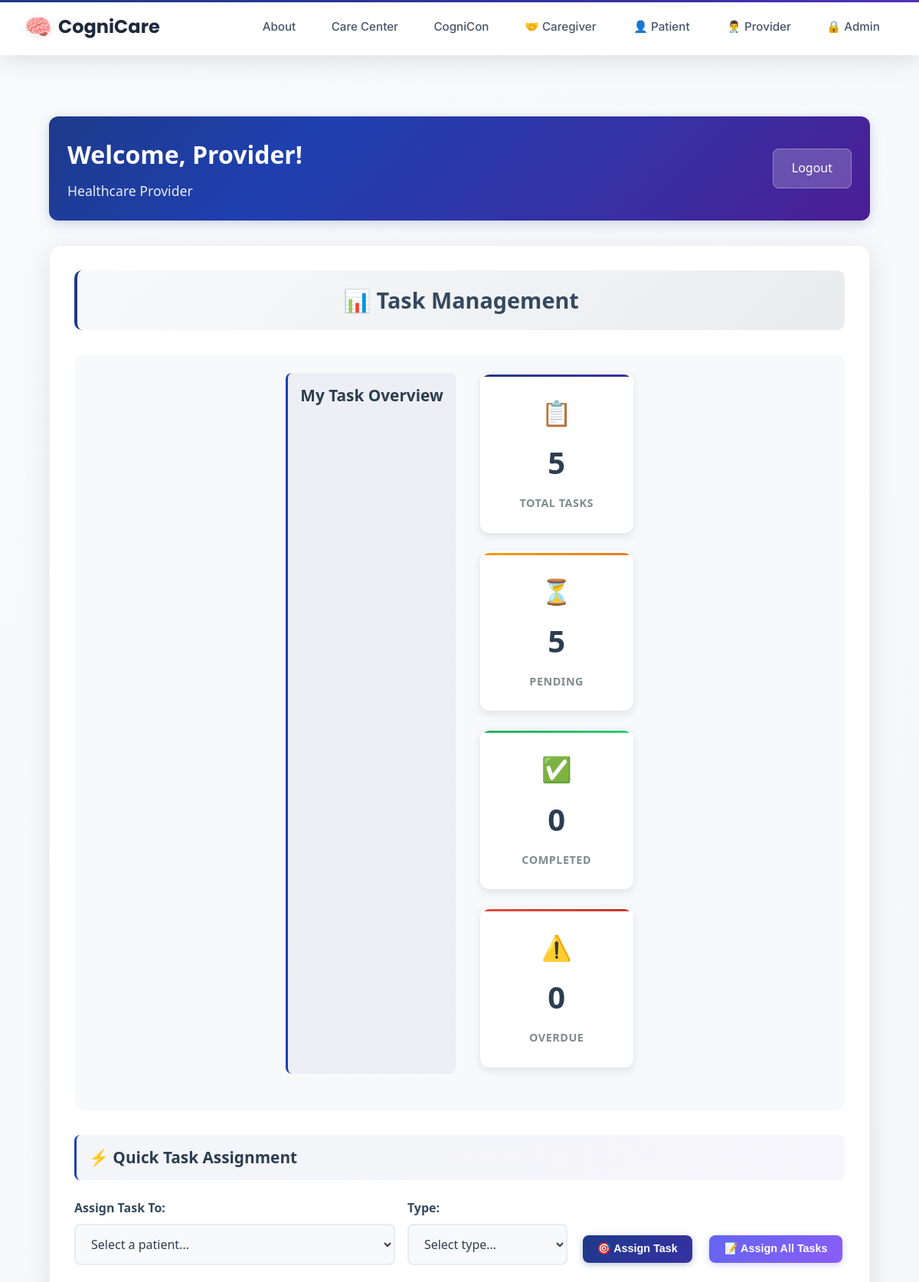
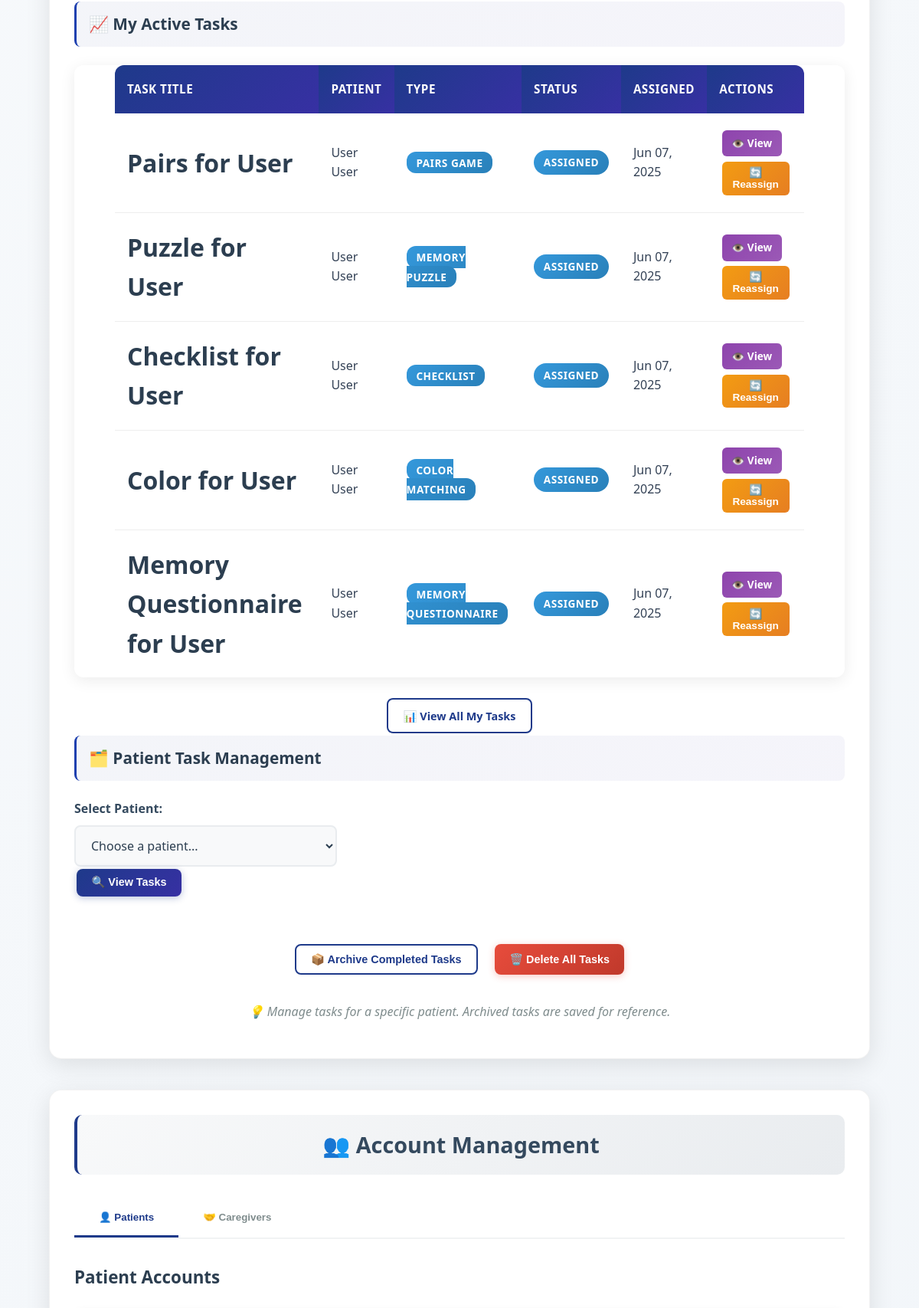
/provider-dashboard/ (signed in, upper part), run on the app's committed database (2 pictures, top to bottom).
### taskmanager/models.py (models this page shows, shortened)
class Task(models.Model):
    title = models.CharField(max_length=200)
    description = models.TextField(blank=True, null=True)
    task_type = models.CharField(max_length=50, choices=TASK_TYPES)
    assigned_by = models.ForeignKey(UserProfile, on_delete=models.CASCADE, related_name='assigned_tasks')
    assigned_to = models.ForeignKey(UserProfile, on_delete=models.CASCADE, related_name='received_tasks')
    status = models.CharField(max_length=20, choices=TASK_STATUS, default='assigned')
    created_at = models.DateTimeField(auto_now_add=True)
    assigned_at = models.DateTimeField(auto_now_add=True)
    due_date = models.DateTimeField(null=True, blank=True)
    completed_at = models.DateTimeField(null=True, blank=True)
    task_config = models.JSONField(default=dict, blank=True)
    class Meta:
        ordering = ['-created_at']

### users/models.py (models this page shows, shortened)
class UserProfile(models.Model):
    USER_TYPES = (
        ('admin', 'Administrator'),
        ('provider', 'Healthcare Provider'),
        ('caregiver', 'Caregiver'),
        ('patient', 'Patient'),
    )
    user = models.OneToOneField(User, on_delete=models.CASCADE, related_name='profile')
    user_type = models.CharField(max_length=20, choices=USER_TYPES)
    provider = models.ForeignKey('self', on_delete=models.SET_NULL, null=True, blank=True,
                                related_name='managed_patients', limit_choices_to={'user_type': 'provider'})
    patient = models.ForeignKey('self', on_delete=models.SET_NULL, null=True, blank=True,
                               related_name='caregivers', limit_choices_to={'user_type': 'patient'})
    linked_patients = models.ManyToManyField(
        'self',
        symmetrical=False,
        related_name='linked_caregivers',
        limit_choices_to={'user_type': 'patient'},
        blank=True,
        help_text="Patients this caregiver can access"
    )

### users/views.py (the view, shortened to what this page needs)
# urls.py: path('provider-dashboard/', views.provider_dashboard, name='provider_dashboard'),
@login_required
def provider_dashboard(request):
    if not hasattr(request.user, 'profile') or request.user.profile.user_type != 'provider':
        messages.error(request, 'You do not have permission to access the provider dashboard.')
        return redirect('home')
    provider_profile = request.user.profile
    patients = UserProfile.objects.filter(user_type='patient', provider=provider_profile)
    provider_patient_ids = patients.values_list('id', flat=True)
    caregivers = UserProfile.objects.filter(
        user_type='caregiver',
        patient__in=provider_patient_ids
    )
    task_statistics = get_provider_task_statistics(provider_profile)
    recent_tasks = Task.objects.filter(
        assigned_by=provider_profile
    ).select_related('assigned_to__user').order_by('-created_at')[:10]
    selected_patient = None
    patient_tasks = []
    context = {
        'user': request.user,
        'user_type': 'Healthcare Provider',
        'patients': patients,
        'caregivers': caregivers,
        'recent_tasks': recent_tasks,
        'task_types': TASK_TYPES,  # Use the constant directly
        **task_statistics,
        'selected_patient': selected_patient,
        'patient_tasks': patient_tasks,
    }
    return render(request, 'dashboards/provider_dashboard.html', context)

### taskmanager/views.py (called while the page is built)
def get_provider_task_statistics(provider_profile):
    provider_tasks = Task.objects.filter(assigned_by=provider_profile)
    return {
        'my_total_tasks': provider_tasks.count(),
        'my_pending_tasks': provider_tasks.filter(status__in=['assigned', 'in_progress']).count(),
        'my_completed_tasks': provider_tasks.filter(status='completed').count(),
        'my_overdue_tasks': provider_tasks.filter(status='overdue').count(),
    }

### templates/dashboards/provider_dashboard.html (shortened to what this page needs)
{% extends 'layouts/base.html' %}
{% block content %}
<div class="dashboard-container">
    <div class="dashboard-header">
        <div class="header-info">
    <h1>Welcome, {{ user.first_name }}!</h1>
            <span class="user-type">{{ user_type }}</span>
        </div>
        <a href="{% url 'logout' %}" class="logout-btn">Logout</a>
    </div>
    <div class="provider-dashboard">
        <div class="dashboard-section">
            <h2 class="section-title">📊 Task Management</h2>
            <div class="task-management-section">
                <div class="task-stats">
                    <h4 class="subsection-title">My Task Overview</h4>
                    <div class="stats-grid">
                        <div class="stat-card total">
                            <div class="stat-icon">📋</div>
                            <span class="stat-number">{{ my_total_tasks|default:0 }}</span>
                            <span class="stat-label">Total Tasks</span>
                        </div>
                        <div class="stat-card pending">
                            <div class="stat-icon">⏳</div>
                            <span class="stat-number">{{ my_pending_tasks|default:0 }}</span>
                            <span class="stat-label">Pending</span>
                        </div>
                        <div class="stat-card completed">
                            <div class="stat-icon">✅</div>
                            <span class="stat-number">{{ my_completed_tasks|default:0 }}</span>
                            <span class="stat-label">Completed</span>
                        </div>
                        <div class="stat-card overdue">
                            <div class="stat-icon">⚠️</div>
                            <span class="stat-number">{{ my_overdue_tasks|default:0 }}</span>
                            <span class="stat-label">Overdue</span>
                        </div>
                    </div>
                </div>
                <div class="quick-assign-section">
                    <h4 class="subsection-title">⚡ Quick Task Assignment</h4>
                    <form method="post" action="{% url 'create_patient' %}" class="quick-assign-form">
                        <div class="assign-row">
                            <div class="form-group patient-select">
                                <label for="patient_select">Assign Task To:</label>
                                <select id="patient_select" name="patient_select" class="form-input" required>
                                    <option value="">Select a patient...</option>
                                </select>
                            </div>
                            <div class="form-group task-type">
                                <label for="quick_task_type">Type:</label>
                                <select id="quick_task_type" name="task_type" class="form-input" required>
                                    <option value="">Select type...</option>
                                </select>
                            </div>
                            <div class="form-group assign-button">
                                <button type="button" onclick="quickAssignTask()" class="action-btn primary-btn">
                                    🎯 Assign Task
                                </button>
                            </div>
                            <div class="form-group assign-all-button">
                                <button type="button" onclick="assignAllTasksToPatient()" class="action-btn secondary-btn">
                                    📝 Assign All Tasks
                                </button>
                            </div>
                        </div>
                    </form>
                </div>
                <div class="active-tasks-section">
                    <h4 class="subsection-title">📈 My Active Tasks</h4>
                    <div class="table-container">
                        <table class="enhanced-table">
                            <thead>
                                <tr>
                                    <th>Task Title</th>
                                    <th>Patient</th>
                                    <th>Type</th>
                                    <th>Status</th>
                                    <th>Assigned</th>
                                    <th>Actions</th>
                                </tr>
                            </thead>
                            <tbody>
                                {% if recent_tasks %}
                                    {% for task in recent_tasks %}
                                    <tr>
                                        <td class="task-title">{{ task.title }}</td>
                                        <td>{{ task.assigned_to.user.first_name }} {{ task.assigned_to.user.last_name }}</td>
                                        <td><span class="task-type-badge">{{ task.get_task_type_display }}</span></td>
                                        <td><span class="status-badge status-{{ task.status }}">{{ task.get_status_display }}</span></td>
                                        <td>{{ task.assigned_at|date:"M d, Y" }}</td>
                                        <td class="task-actions">
                                            <a href="{% url 'taskmanager:task_results' task.id %}" class="action-link view-link">👁️ View</a>
                                            {% if task.status != 'completed' %}
                                            <button type="button" onclick="reassignTask({{ task.id }})" class="action-link reassign-link">🔄 Reassign</button>
                                            {% endif %}
                                        </td>
                                    </tr>
                                    {% endfor %}
                                {% else %}
                                    <tr>
                                        <td colspan="6" class="no-tasks-row">📋 No tasks assigned yet</td>
                                    </tr>
                                {% endif %}
                            </tbody>
                        </table>
                    </div>
                    <div class="table-actions">
                        <a href="{% url 'taskmanager:provider_task_management' %}" class="action-btn outline-btn">
                            📊 View All My Tasks
                        </a>
                    </div>
                </div>
                <div class="clear-actions">
                    <h4 class="subsection-title">🗂️ Patient Task Management</h4>
                    <div class="patient-task-management">
                        <form method="post" action="" class="patient-select-form">
                        <div class="patient-selection-row">
                            <div class="form-group">
                                    <label for="selected_patient">Select Patient:</label>
                                    <select id="selected_patient" name="selected_patient" class="form-input" required>
                                    <option value="">Choose a patient...</option>
                                </select>
                                    <button type="submit" class="action-btn primary-btn">🔍 View Tasks</button>
                            </div>
                        </div>
                        </form>
                        <div class="action-buttons">
                            <button onclick="managePatientTasks('archive')" class="action-btn outline-btn">
                                📦 Archive Completed Tasks
                            </button>
                            <button onclick="managePatientTasks('delete')" class="action-btn danger-btn">
                                🗑️ Delete All Tasks
                            </button>
                        </div>
                        <p class="info-text">💡 Manage tasks for a specific patient. Archived tasks are saved for reference.</p>
                    </div>
                </div>
            </div>
        </div>
        <div class="dashboard-section">
            <h2 class="section-title">👥 Account Management</h2>
            <div class="tabs">
                <button class="tab-button active" onclick="openTab(event, 'patients-tab')">👤 Patients</button>
                <button class="tab-button" onclick="openTab(event, 'caregivers-tab')">🤝 Caregivers</button>
            </div>
            <div id="patients-tab" class="tab-content active">
                <h3 class="tab-title">Patient Accounts</h3>
            </div>
        </div>
    </div>
</div>
{% endblock %}

### static/css/design-system.css (style rules this page uses)
.form-group { margin-bottom: 1.5rem; }
.form-input, .form-select, .form-textarea { width: 100%; padding: 1rem 1.2rem; border: 2px solid #e9ecef; border-radius: 12px; font-size: 1rem; transition: all 0.3s ease; background: #f8f9fa; color: #2c3e50; box-sizing: border-box; font-family: inherit; }
.form-input::placeholder, .form-textarea::placeholder { color: #adb5bd; }
.task-title { color: #2c3e50; margin: 0 0 1rem 0; font-size: 2rem; font-weight: 700; }
.task-stats { display: flex; justify-content: center; gap: 2rem; margin: 2rem 0; padding: 1.5rem; background: #f8f9fa; border-radius: 12px; }
.stat-number { font-size: 2.5rem; font-weight: bold; color: #1e3a8a; display: block; }
.stat-label { font-size: 1rem; font-weight: 600; color: #666; }

### data on the page
Task: title "Pairs for User", assigned_to.user.first_name "User", assigned_to.user.last_name "User", task_type "PAIRS GAME", status "ASSIGNED", assigned_at "Jun 07, 2025"
Task: title "Puzzle for User", assigned_to.user.first_name "User", assigned_to.user.last_name "User", task_type "MEMORY PUZZLE", status "ASSIGNED", assigned_at "Jun 07, 2025"
Task: title "Checklist for User", assigned_to.user.first_name "User", assigned_to.user.last_name "User", task_type "CHECKLIST", status "ASSIGNED", assigned_at "Jun 07, 2025"
Task: title "Color for User", assigned_to.user.first_name "User", assigned_to.user.last_name "User", task_type "COLOR MATCHING", status "ASSIGNED", assigned_at "Jun 07, 2025"
Task: title "Memory Questionnaire for User", assigned_to.user.first_name "User", assigned_to.user.last_name "User", task_type "MEMORY QUESTIONNAIRE", status "ASSIGNED", assigned_at "Jun 07, 2025"

### other printed values
{{ user.first_name }} "Provider"
{{ user_type }} "Healthcare Provider"
{{ my_total_tasks|default:0 }} "5"
{{ my_pending_tasks|default:0 }} "5"
{{ my_completed_tasks|default:0 }} "0"
{{ my_overdue_tasks|default:0 }} "0"
